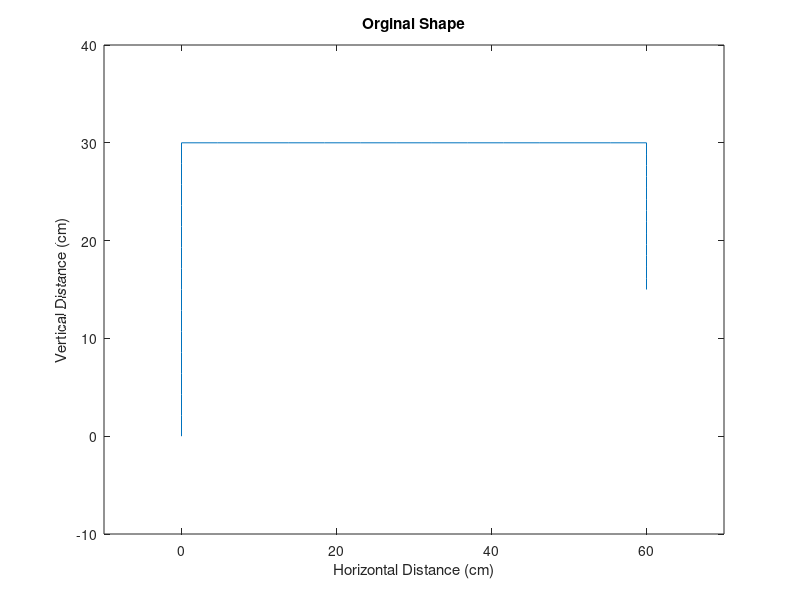
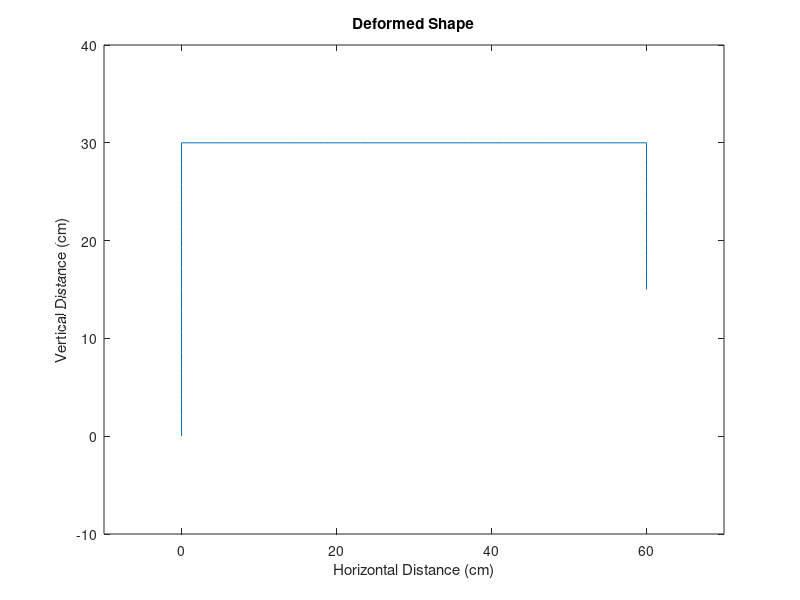

MATLAB code to generate these figures, in order:
clear all

%This code is for Question 1, Part B, Part i. Which is 40 elements with both
%supports being fixed

numberElements=40; %Number of elements to analyse for
n=numberElements; %Small notation, was oringally labelled numberElements to make clearer to reader

%Discretisation process begins 

a=floor((numberElements+3)/6)*2+1; %The number of nodes in the left column (include support and top node)
c=floor(((numberElements+3-a))/2); %Number of nodes in the right column (including support and top node)
b=numberElements+3-a-c; %number of nodes in the top beam (including the top left and right corners)

numberNodes=numberElements+1;%automatic
dofNode=3;
nodesEl=2;
dofEl=dofNode*nodesEl;

elementNodes=zeros(numberElements,2); %creating zeros ready for global node input


for e=1:numberElements   %defining all the global nodes
    elementNodes(e,1)=e;   %x coordinate node 
    elementNodes(e,2)=e+1;  %y coordinate node
end

%nodeCoordinates

nodeCoordinates=zeros(n+1,2);

nodeCoordinates(1:a,2)=0:30/(a-1):30;
nodeCoordinates(a+1:n+1-c,2)=30;
nodeCoordinates(a:n+2-c,1)=0:60/(b-1):60;
nodeCoordinates(n-c+2:n+1,2)=30:-15/(c-1):15;
nodeCoordinates(n-c+2:n+1,1)=60;
%Discretisation process ends. Open the nodeCoordinates data to see that
%The nodes are OPTIMALLY DISTRIBUTED 

%The boundary conditions are corresponding the to the degrees of freedom on
%the first and last node. Both supports are fixed, hence the 3
%degress of freedom on the first node are present and the 3 DoF on the last
%node are present
bcDof=[numberElements/numberElements;numberElements/numberElements+1;numberElements/numberElements+2;numberNodes*3-2;numberNodes*3-1;numberNodes*3];

A=200; %cm^2
E=20*10^6; %N/cm^2
I=(6*10^4); %cm^4

P=zeros(numberNodes*3,1); %External force application sizing
P(((a+1)/2)*3-2,1)=150000; %Horizontal point force applied in the middle of left column (newtons)

xx=nodeCoordinates(:,1); %extracting and storing the x coordinates
yy=nodeCoordinates(:,2); %extracting and storing the y coordinates
sysDof = dofNode*numberNodes; %Total number of Dofs in the system
noConstraints = length(bcDof); %Used in a later loop, equal to the number of boundary conditions present       
elDofs = zeros(numberElements,dofEl); %Sizing the degrees of freedom for an element

K=zeros(sysDof,sysDof); %Sizing the global stiffness matrix for the system.


for e=1:numberElements
    elDofs(e,1)=(elementNodes(e,1)*3)-2; %dof U3i-2
    elDofs(e,2)=(elementNodes(e,1)*3)-1; %dof U3i-1
    elDofs(e,3)=(elementNodes(e,1)*3); %dof U3i
    elDofs(e,4)=(elementNodes(e,2)*3)-2; %dof U3j-2
    elDofs(e,5)=(elementNodes(e,2)*3)-1; %dof U3j-1
    elDofs(e,6)=(elementNodes(e,2)*3); %dof U3j
    index1=elementNodes(e,1); %calls node i DOFs
    index2=elementNodes(e,2); %calls node j DOFs
    xx1=xx(index1); %x_i coordinates
    xx2=xx(index2); %x_j coordinates
    yy1=yy(index1); %y_i coordinates
    yy2=yy(index2); %y_j coordinates
    L=((xx2-xx1)^2+(yy2-yy1)^2)^0.5; %Element length calculation from pythagoras 
    c=(xx2-xx1)/L; %cos(pheta) equals
    s=(yy2-yy1)/L; %sin(pheta) equals
    ALI=A*L^2/I; %A and I are constants for each element, length is specific
    EIL=E*I/L^3; %E and I are constants for each element, length is specific


    Te=[c s 0 0 0 0; -s c 0 0 0 0; 0 0 1 0 0 0; 0 0 0 c s 0; 0 0 0 -s c 0; 0 0 0 0 0 1]; %Transformation matrix
    kebar=EIL*[ALI 0 0 -ALI 0 0; 0 12 6*L 0 -12 6*L; 0 6*L 4*L^2 0 -6*L 2*L^2; -ALI 0 0 ALI 0 0; 0 -12 -6*L 0 12 -6*L; 0 6*L 2*L^2 0 -6*L 4*L^2]; %element stiffness pre transformation
    ke=transpose(Te)*kebar*Te; %element stiffness post ransformation

    K(3*e-2:3*e+3,3*e-2:3*e+3)=K(3*e-2:3*e+3,3*e-2:3*e+3)+ke; %Assembly procedure
end

%Apply boundary conditions
for c = 1:noConstraints
    i = bcDof(c);
    j = bcDof(c);
    K(i,:) = 0; %replace stiffness terms in row i with zero
    K(:,j) = 0; %replace stiffness terms in row j with zero
    P(i) = 0;   %replace force terms in row j with zero
end



activeDof=setdiff([1:sysDof],[bcDof]);  %produce a list of active DOFs
Kr = K(activeDof,activeDof);    %produce a reduced stiffness matrix
Fr = P(activeDof);             %produce a reduced force vector

U = Kr\Fr;  %solve for displacements

%Post Processing to find element forces and nodal forces

uFinal=zeros(3*n+3,1) %Resizing the displacement matrix
uFinal(4:3*n,1)=U; 


nodalForce = K*uFinal; %Forces on nodes
elementForce = zeros(numberElements,dofEl); %sizing the element forces matrix for 6 degree of freedom per element

for e = 1:numberElements
    elDofs(e,1) = (elementNodes(e,1)*3)-2;      %dof U_3i-2
    elDofs(e,2) = (elementNodes(e,1)*3)-1;      %dof U_3i-1
    elDofs(e,3) = (elementNodes(e,1)*3);        %dof U_3i
    elDofs(e,4) = (elementNodes(e,2)*3)-2;      %dof U_3j-2
    elDofs(e,5) = (elementNodes(e,2)*3)-1;      %dof U_3j-1
    elDofs(e,6) = (elementNodes(e,2)*3);        %dof U_3j
    index1 = elementNodes(e,1);                 %calls node i DOFs
    index2 = elementNodes(e,2);                 %calls node j DOFs
    xx1 = xx(index1);                           %x_i coordinates
    xx2 = xx(index2);                           %x_j coordinates
    yy1 = yy(index1);                           %y_i coordinates
    yy2 = yy(index2);                           %y_j coordinates
    L = (((xx2-xx1)^2)+((yy2-yy1)^2))^(0.5); %element length calculation
    C(e) = (xx2-xx1)/L;                      %element cosine calculation
    S(e) = (yy2-yy1)/L;                      %element sine calculation
    c = C(e);                                   %renamed for convenience
    s = S(e);                                   %renamed for convenience
    cs = c*s;                                   %definition
    c2 = c^2;                                   %definition
    s2 = s^2;                                   %definition
    ALI=A*L^2/I;
    EIL=E*I/L^3;                               %definition


    Te=[c s 0 0 0 0; -s c 0 0 0 0; 0 0 1 0 0 0; 0 0 0 c s 0; 0 0 0 -s c 0; 0 0 0 0 0 1];
    kebar=EIL*[ALI 0 0 -ALI 0 0; 0 12 6*L 0 -12 6*L; 0 6*L 4*L^2 0 -6*L 2*L^2; -ALI 0 0 ALI 0 0; 0 -12 -6*L 0 12 -6*L; 0 6*L 2*L^2 0 -6*L 4*L^2];                   %element force
    ke=transpose(Te)*kebar*Te



    gDof = elDofs(e,:);
    cDofStart = gDof(1);
    cDofEnd = gDof(end);
    uCurrent = uFinal(cDofStart:cDofEnd);
    elementForce(e,:) = ke*uCurrent; %element force specific to element e
end

Xdisp=zeros(size(xx)); %Sizing a matrix specifically for x displacements
Ydisp=zeros(size(yy)); %Sizing a matrix specifically for y displacements

Xdisp(2:numberNodes-1,1)=U(1:3:(numberNodes-2)*3,1); %Storing data in appropriate locations
Ydisp(2:numberNodes-1,1)=U(2:3:(numberNodes-2)*3+1,1); %Storing data in appropriate locations



%Plotting and labelling the orginal shape
plot(xx,yy)
hold on
axis([-10 max(xx)+10 -10 max(yy)+10])
xlabel('Horizontal Distance (cm)');
ylabel('Vertical Distance (cm)');
title('Orginal Shape');
hold off

%Plotting and labbeling the deformed shape
Xfinal=nodeCoordinates(:,1)+Xdisp(:,1); %The final x coordinate positions after loading
Yfinal=nodeCoordinates(:,2)+Ydisp(:,1); %The final y coordiante positions after loading
figure
plot(Xfinal, Yfinal)
hold on
axis([-10 max(Xfinal)+10 -10 max(Yfinal)+10])
xlabel('Horizontal Distance (cm)');
ylabel('Vertical Distance (cm)');
title('Deformed Shape');
hold off


    